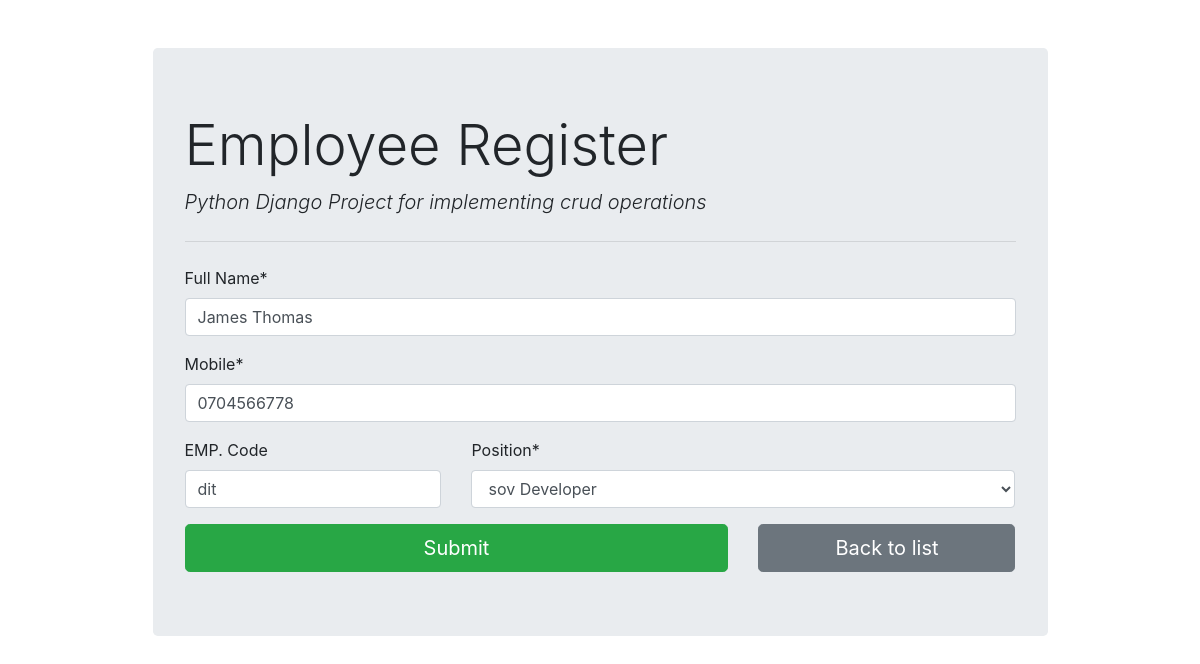
/employee/1/, run on the app's committed database.
### employee_register/models.py (models this page shows, shortened)
class Employee(models.Model):
    fullname = models.CharField(max_length=100)
    emp_code = models.CharField(max_length=100)
    mobile = models.CharField(max_length=100)
    position = models.ForeignKey(Position,on_delete=models.CASCADE)

### employee_register/views.py (the view, shortened to what this page needs)
# urls.py: path('', views.employee_form,name="employee_insert"),#get and post request for insert operations
def employee_form(request,id=0):
    if request.method == 'GET':#for handling get requests
        if id==0:#for inserting information into the form
            form = EmployeeForm()
        else:#for updating the for while also displaying the list of items
            employee = Employee.objects.get(pk=id)
            form = EmployeeForm(instance=employee)
        return render(request, 'employee_register/employee_form.html', {'form':form})

### employee_register/forms.py
class EmployeeForm(forms.ModelForm):
    class Meta:
        model = Employee
        fields = ('fullname','mobile','emp_code','position')
        labels ={
             'fullname':'Full Name',
             'emp_code':'EMP. Code'
        }
    def __init__(self, *args, **kwargs):
        super(EmployeeForm,self).__init__(*args, **kwargs)
        self.fields['position'].empty_label = "Select"
        self.fields['emp_code'].required = False

### employee_register/models.py (called while the page is built)
    def __str__(self):
        return self.title

### employee_register/templates/employee_register/employee_form.html (shortened to what this page needs)
{% extends 'employee_register/base.html'%}
{% load crispy_forms_tags %}
{% block content%}
<form action="" method="post" autocomplete="off">
  {{form.fullname|as_crispy_field}}
  {{form.mobile|as_crispy_field}}
  <div class="row">
   <div class="col-md-4">
     {{form.emp_code|as_crispy_field}}
   </div>
   <div class="col-md-8">
      {{form.position|as_crispy_field}}
   </div>
  </div>
  <div class="row">
    <div class="col-md-8">
      <button type ="submit" class="btn btn-success btn-block btn-lg">Submit</button>
    </div>
    <div class="col-md-4">
      <a href="{% url 'employee_list'%}" class="btn btn-secondary btn-block btn-lg">
      Back to list</i></a>
    </div>
  </div>
</form>
{% endblock content %}

### data on the page
Employee: fullname "James Thomas", mobile "0704566778", emp_code "dit", position "sov Developer"
